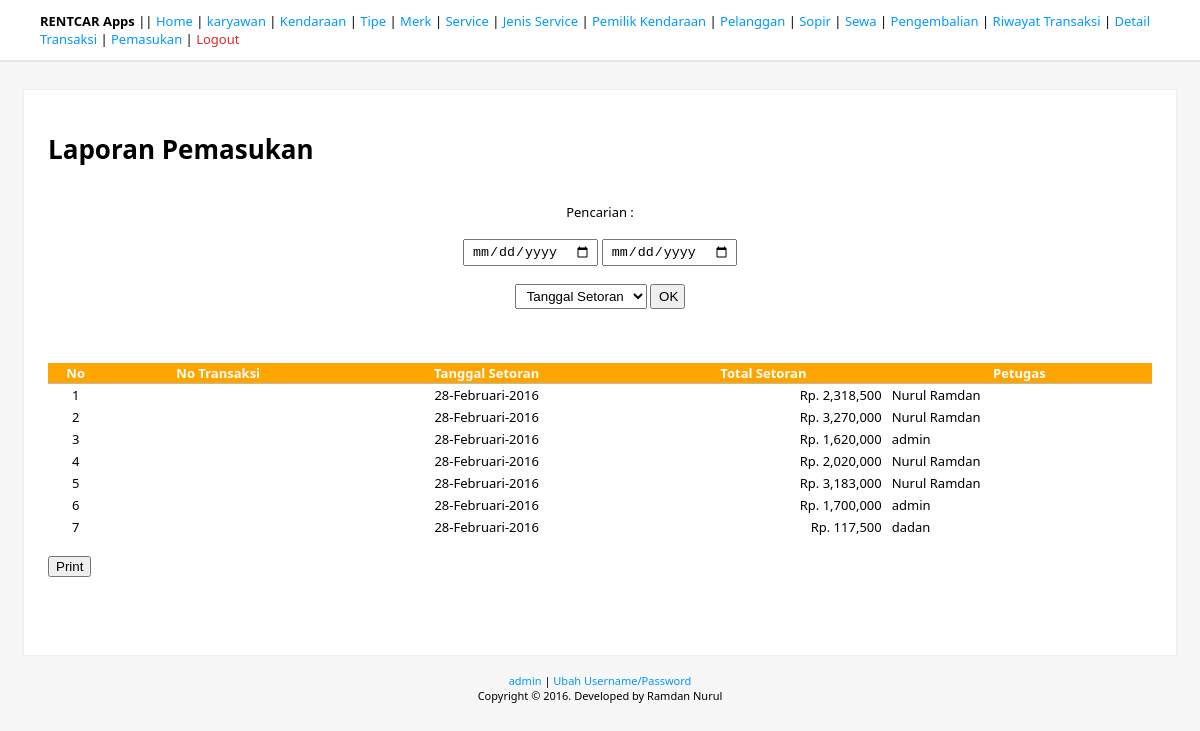
The app's page /laporan/lihatSetoran.php (signed in) with its own data.
### tables this page shows
CREATE TABLE IF NOT EXISTS `tb_setoran` (
  `NoSetoran` varchar(7) NOT NULL,
  `TglSetoran` date NOT NULL,
  `KodePemilik` varchar(7) NOT NULL,
  `Jumlah` int(9) NOT NULL,
  `NIK` varchar(20) NOT NULL
);

### libs/pdo.class.crud.php (called while the page is built, shortened)
<?php
class crud extends PDO{
	public function select($tabel, $rows, $where = null, $order = null, $limit = null, $group = null){
		$command = 'SELECT '.$rows.' FROM '.$tabel;
		$query = parent::prepare($command);
		$query->execute();
		$posts = array();
		while ($row = $query->fetch(PDO::FETCH_ASSOC)) {
			$posts[] = $row;
		}
		return $this->result =  json_encode(array('stand'=>$posts));
	}
}
?>

### laporan/lihatSetoran.php (the view, shortened to what this page needs)
<?php
include("../libs/library.php");
$title_page = "Laporan Pemasukan";
$db_table = "tb_setoran";
$ambildata = json_decode($db->select($db_table,"*"));
$arrayPetugas = get_array($db->select("tb_karyawan","*"),"NIK","NmKaryawan");
$s_filter = array(
 'TglSetoran' => "Tanggal Setoran",
);
?>
<!DOCTYPE html>
<html>
<head>
    <link rel="stylesheet" href="../css/main.css">
</head>
<body>
<?php echo get_navbar1() ?>
<div class="kotak-utama">
<h1><?php echo $title_page ?></h1>
<br>
<form method="post" action="?f" class="align-center">
    Pencarian : <br><br>
    <input type="date" name="inp_tgl_1" value="<?php echo @$e_safe_tgl_1 ?>">
    <input type="date" name="inp_tgl_2" value="<?php echo @$e_safe_tgl_2 ?>"><br><br>
    <select name="inp_filter">
     <?php
    foreach($s_filter as $key => $value){
     $e_safe_filter==$key?$statSelect="Selected":$statSelect="";
     ?>
     <option value="<?php echo $key ?>" <?php echo $statSelect ?>><?php echo $value ?></option>
     <?php
    }
    ?>
    </select>
    <input type="submit" name="inp_btn_cari" value="OK">
 </form>
 <br>
 <br>
  <br>
   <table class="table" width="100%">
    <thead>
     <tr>
      <th>No</th>
      <th>No Transaksi</th>
      <th>Tanggal Setoran</th>
      <th>Total Setoran</th>
      <th>Petugas</th>
     </tr>
    </thead>
    <?php
    if (!count($ambildata->stand)) {
     $standMessage = "<center>Data Kosong!</center>";
    }else{
    foreach($ambildata->stand as $idx => $stand){
    $idx++;
    echo "<tbody><tr>";
    ?>
    <td>
     <?php echo $idx ?>
    </td>
    <td>
    </td>
    <td>
     <?php echo getFormatTanggal($stand->TglSetoran) ?>
    </td>
    <td  class="align-right">
     <?php echo getFormatRupiah($stand->Jumlah) ?>
    </td>
    <td class="align-left">
     <?php echo $arrayPetugas[$stand->NIK] ?>
    </td>
    <?php
    echo "</tr></tbody>";
    }}
    ?>
   </table>
   <br>
   <?php if ($safe_get_url['0']=="f" || $safe_get_url['0']=="d"){ ?>
     <a href="printSetoran.php?e/<?php echo @$e_safe_filter."/".@$e_safe_tgl_1."/".@$e_safe_tgl_2 ?>" target="_blank"><button>Print</button></a>
   <?php }else{ ?>
     <a href="printSetoran.php" target="_blank"><button>Print</button></a>
   <?php } ?>
   <br>
   <br>
   <br>
   <br>
</div>
</div><br>
<?php echo getFooter() ?>
</body>
</html>

### css/main.css (style rules this page uses)
body { padding: 0; margin: 0; font-family: 'Segoe UI'; font-size: 13px; background: #F7F7F7; }
.kotak-utama { width: 92%; margin: auto; margin-top: 30px; padding: 2%; background: #FFF; box-shadow:0px 0px 1px 1px #EEE; }
.table > thead > tr { background: orange; color: #FFF; border-bottom: 1px solid #BBB; }
.table > tbody > tr > td { text-align: center; padding-left: 5px; padding-right: 5px; padding-top: 2px; padding-bottom: 2px; }
.align-right { text-align: right!important; }
.align-center { text-align: center!important; }
.align-left { text-align: left!important; }
table { border-collapse: collapse; }
a { text-decoration: none; color: #09f; cursor: pointer; }
form > input,form > select, form > select, form > textarea { padding: 3px; padding-left: 7px; padding-right: 5px; }

### records on screen
tb_setoran: TglSetoran "28-Februari-2016", Jumlah "Rp. 2,318,500", NIK "Nurul Ramdan"
tb_setoran: TglSetoran "28-Februari-2016", Jumlah "Rp. 3,270,000", NIK "Nurul Ramdan"
tb_setoran: TglSetoran "28-Februari-2016", Jumlah "Rp. 1,620,000", NIK "admin"
tb_setoran: TglSetoran "28-Februari-2016", Jumlah "Rp. 2,020,000", NIK "Nurul Ramdan"
tb_setoran: TglSetoran "28-Februari-2016", Jumlah "Rp. 3,183,000", NIK "Nurul Ramdan"
tb_setoran: TglSetoran "28-Februari-2016", Jumlah "Rp. 1,700,000", NIK "admin"
tb_setoran: TglSetoran "28-Februari-2016", Jumlah "Rp. 117,500", NIK "dadan"

### other values on screen
$title_page "Laporan Pemasukan"
$_SESSION['config_username'] "admin"
form field inp_filter "Tanggal Setoran"
